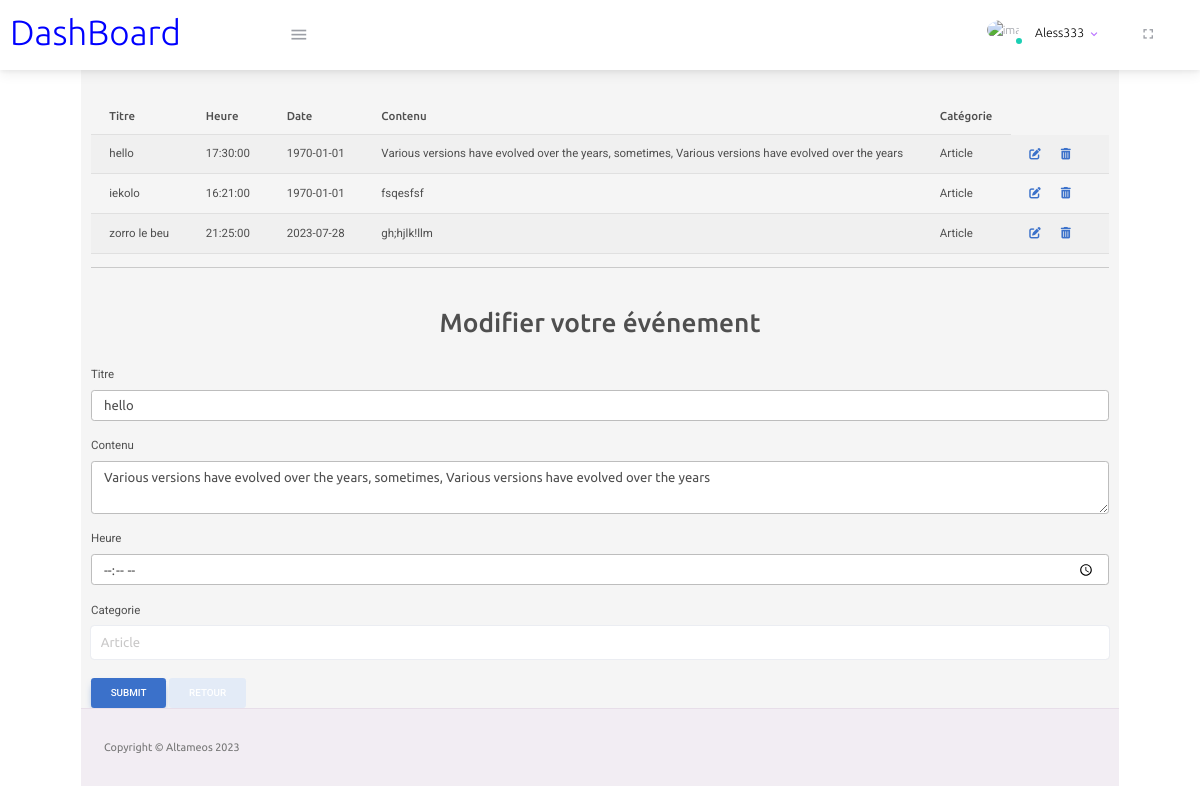
The page /modifier_event.php?id=4 (signed in) on the database its author committed.
### tables this page shows
CREATE TABLE `events` (
  `id` int NOT NULL,
  `titre` varchar(255) NOT NULL,
  `contenu` text,
  `heure` time NOT NULL,
  `date` date DEFAULT NULL,
  `id_categorie` int DEFAULT NULL,
  `id_membre` int DEFAULT NULL,
  `eventNumber` int NOT NULL
);

CREATE TABLE `categories` (
  `id_categorie` int NOT NULL,
  `nom_categorie` varchar(255) DEFAULT NULL
);

### modifier_event.php (the view, shortened to what this page needs)
<?php
include('config.php');
if (isset($_GET['id'])) {
    $eventId = intval($_GET['id']);
    $event = $conn->prepare("SELECT * FROM events WHERE id = ?");
    $event->execute(array($eventId));
    $event = $event->fetch();
} else {
    header('Location: ./Back-end/index.php');
    exit();
}
include('./include/header.php');
?>
<head>
</head>
<body>
    <div class="container">
        <h2>Les Evenements</h2>
        <?php
        $events = $conn->prepare("SELECT * FROM events WHERE id_membre = ?");
        $events->execute(array($_SESSION['id']));
        echo '<table class="table table-striped">';
        echo '<thead>';
        echo '<tr>';
        echo '<th scope="col">Titre</th>';
        echo '<th scope="col">Heure</th>';
        echo '<th scope="col">Date</th>';
        echo '<th scope="col">Contenu</th>';
        echo '<th scope="col">Catégorie</th>';
        echo '</tr>';
        echo '</thead>';
        echo '<tbody>';
        while ($userEvent = $events->fetch()) {
            echo '<tr>';
            echo '<td>' . $userEvent['titre'] . '</td>';
            echo '<td>' . $userEvent['heure'] . '</td>';
            echo '<td>' . $userEvent['date'] . '</td>';
            echo '<td>' . $userEvent['contenu'] . '</td>';
            $categorie = $conn->prepare("SELECT nom_categorie FROM categories WHERE id_categorie = ?");
            $categorie->execute(array($userEvent['id_categorie']));
            if ($cat = $categorie->fetch()) {
                echo '<td>' . $cat['nom_categorie'] . '</td>';
            } else {
                echo '<td>Non défini</td>';
            }
            echo '<td><a href="modifier_event.php?id=' . $userEvent['id'] . '"><i class="fas fa-edit" style="margin-right: 20px;"></i></a><a href="delete_event.php?id=' . $userEvent['id'] . '"><i class="fas fa-trash-alt" style="margin-right: 20px;"></i></a></td>';
            echo '</tr>';
        }
        echo '</tbody>';
        echo '</table>';
        ?>
        <hr>
        <form method="POST" action="" class="mt-5">
            <div class="form-group">
                <h2>Modifier votre événement</h2>
                <label for="titre">Titre</label>
                <input type="text" name="titre" placeholder="Titre" class="form-control" id="titre" value="<?php echo $event['titre']; ?>">
            </div>
            <div class="form-group">
                <label for="contenu">Contenu</label>
                <textarea name="contenu" placeholder="Contenu" class="form-control" id="contenu"><?php echo $event['contenu']; ?></textarea>
            </div>
            <div class="form-group">
                <label for="heure">Heure</label>
                <input type="time" name="heure" placeholder="Heure" class="form-control" id="heure">
            </div>
            <div class="form-group">
                <label for="id_categorie">Categorie</label>
                <select name="id_categorie" class="form-control" id="id_categorie">
                    <?php
                    $categories = $conn->query("SELECT * FROM categories");
                    while ($categorie = $categories->fetch()) {
                        echo "<option value='" . $categorie['id_categorie'] . "'>" . $categorie['nom_categorie'] . "</option>";
                    }
                    ?>
                </select>
            </div>
            <div class="form-groupB">
                <button type="submit" name="valider" class="btn btn-primary">Submit</button>
                <a href="./Back-end/index.php" class="btn btn-secondary">Retour</a>
            </div>
        </form>
    </div>
    <?php include('./include/footer.php') ?>

### include/header.php (shortened to what this page needs)
<?php
$current_file = basename($_SERVER['PHP_SELF']);
$filesInAdminDir = ['creation_membre.php', 'creation_playlist.php', 'edit_actualites.php','modifier_actualites.php', 'upload_audio.php', 'modifier_audio.php', 'upload_podcast.php', 'creation_album.php', 'modifier_album.php',  'createEvent.php', 'publier_article.php', 'edit_categorie.php', 'modifier_album.php', 'modifier_podcast.php', 'modifier_video.php', 'modifier_membre.php', 'modifier_event.php', 'modifier_article.php', 'modifier_categorie.php'];
if (in_array($current_file, $filesInAdminDir)) {
  $pathToBackend = 'Back-end/';
} else {
  $pathToBackend = '';
  $pathToAdmin = 'espace_admin/';
}
?>
<!DOCTYPE html>
<html lang="en">
<head>
  <link rel="stylesheet" href="<?php echo $pathToBackend; ?>assets/vendors/mdi/css/materialdesignicons.min.css">
  <link rel="stylesheet" href="<?php echo $pathToBackend; ?>assets/vendors/css/vendor.bundle.base.css">
  <link rel="stylesheet" href="https://use.fontawesome.com/releases/v5.13.0/css/all.css">
  <link rel="stylesheet" href="<?php echo $pathToBackend; ?>assets/css/style.css">
  <link href="https://cdnjs.cloudflare.com/ajax/libs/font-awesome/6.0.0/css/all.min.css" rel="stylesheet" />
  <link href="https://cdnjs.cloudflare.com/ajax/libs/mdb-ui-kit/6.4.0/mdb.min.css" rel="stylesheet" />
</head>
<body>
  <div class="d-flex align-items-center justify-content-between">
    <a href="https://www.bootstrapdash.com/product/purple-bootstrap-admin-template/"><i class="mdi mdi-home me-3 text-white"></i></a>
    <button id="bannerClose" class="btn border-0 p-0">
    </button>
  </div>
  <nav class="navbar default-layout-navbar col-lg-12 col-12 p-0 fixed-top d-flex flex-row">
    <div class="text-center navbar-brand-wrapper d-flex align-items-center justify-content-center">
      <a class="navbar-brand brand-logo" href="../index.php"><svg width="200" height="100" style="margin-top: 20px;" xmlns="http://www.w3.org/2000/svg">
          <text x="10" y="50" fill="blue" font-size="35">DashBoard</text>
        </svg>
    </div>
    <div class="navbar-menu-wrapper d-flex align-items-stretch">
      <button class="navbar-toggler navbar-toggler align-self-center" type="button" data-toggle="minimize">
        <span class="mdi mdi-menu"></span>
      </button>
      <ul class="navbar-nav navbar-nav-right">
        <li class="nav-item nav-profile dropdown">
          <a class="nav-link dropdown-toggle" id="profileDropdown" href="#" data-bs-toggle="dropdown" aria-expanded="false">
            <div class="nav-profile-img">
              <img src="assets/images/faces/face1.jpg" alt="image">
              <span class="availability-status online"></span>
            </div>
            <div class="nav-profile-text">
              <p class="mb-1 text-black">
                <?php
                if (isset($_SESSION['pseudo'])) {
                  echo $_SESSION['pseudo'];
                } else {
                  echo "Non connecté";
                }
                ?>
              </p>
            </div>
          </a>
        </li>
        <li class="nav-item d-none d-lg-block full-screen-link">
          <a class="nav-link">
            <i class="mdi mdi-fullscreen" id="fullscreen-button"></i>
          </a>
        </li>
    </div>
  </nav>

### include/footer.php (shortened to what this page needs)
<footer class="footer">
  <div class="container-fluid d-flex justify-content-between">
    <span class="text-muted d-block text-center text-sm-start d-sm-inline-block">Copyright © Altameos 2023</span>
  </div>
</footer>
</body>
</html>

### modifier_event.php (style rules this page uses)
.container { background-color: whitesmoke; }
h2 { text-align: center; margin-bottom: 30px; }

### rows shown on the page
events: titre "hello", heure "17:30:00", date "1970-01-01", contenu "Various versions have evolved over the years, sometimes, Various versions have evolved over the years", id_categorie.nom_categorie "Article"
events: titre "iekolo", heure "16:21:00", date "1970-01-01", contenu "fsqesfsf", id_categorie.nom_categorie "Article"
events: titre "zorro le beu", heure "21:25:00", date "2023-07-28", contenu "gh;hjlk!llm", id_categorie.nom_categorie "Article"

### other values the page prints
$_SESSION['pseudo'] "Aless333"
form field id_categorie "Article"
